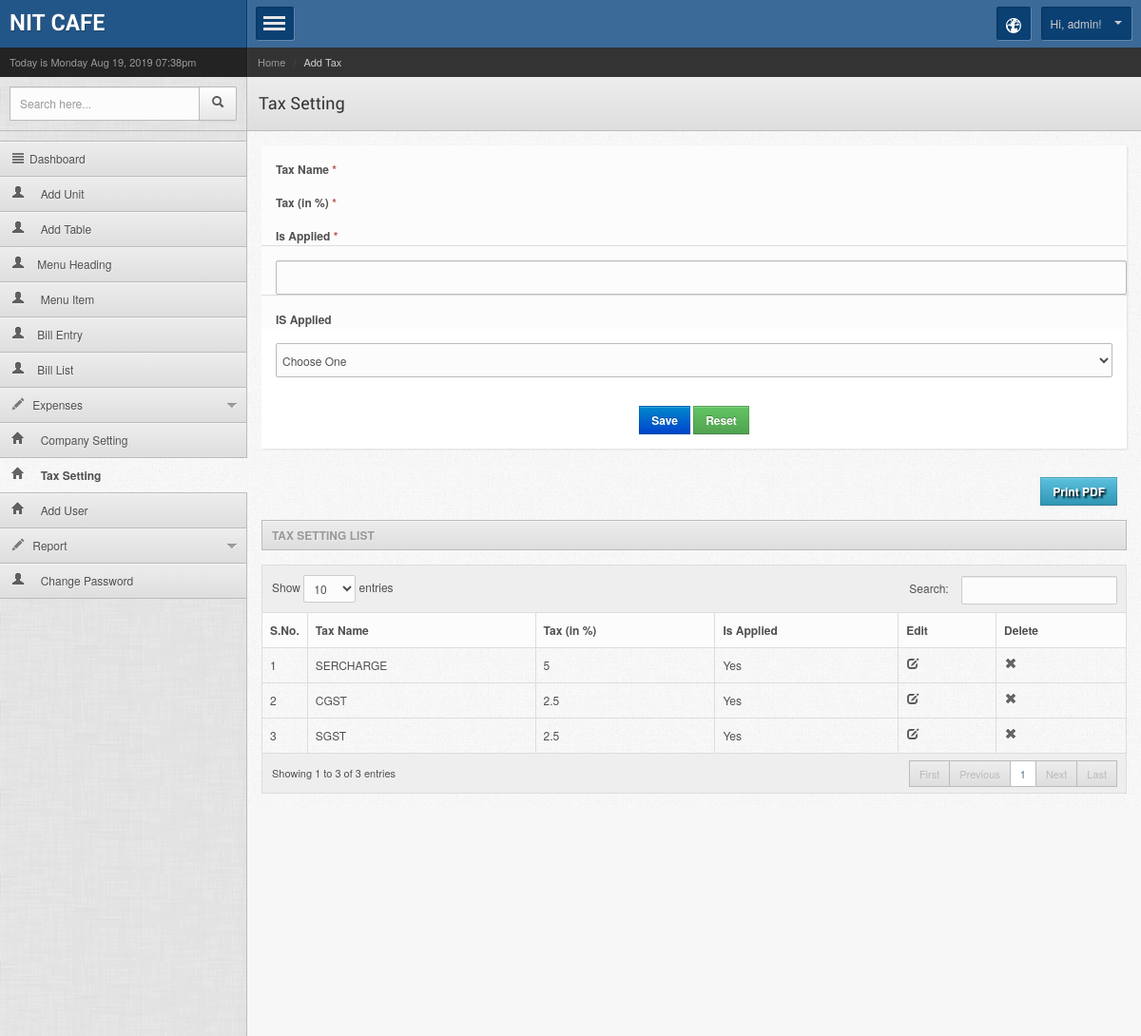
/admin/2.php (signed in), run on the app's committed database.
### tables this page shows
CREATE TABLE IF NOT EXISTS `company_setting` (
  `compid` int(11) NOT NULL AUTO_INCREMENT,
  `comp_name` varchar(100) NOT NULL,
  `gstno` varchar(100) NOT NULL,
  `landlineno` varchar(100) NOT NULL,
  `mobile` varchar(50) NOT NULL,
  `mobile2` varchar(10) NOT NULL,
  `address` text NOT NULL,
  `address2` text NOT NULL,
  `email_id` varchar(100) NOT NULL,
  `email1` varchar(200) NOT NULL,
  `email2` varchar(200) NOT NULL,
  `term_cond` text NOT NULL,
  `ipaddress` varchar(25) NOT NULL,
  `createdate` datetime NOT NULL,
  `lastupdated` datetime NOT NULL,
  PRIMARY KEY (`compid`)
);

CREATE TABLE IF NOT EXISTS `user` (
  `userid` int(11) NOT NULL AUTO_INCREMENT,
  `username` varchar(100) NOT NULL,
  `password` varchar(50) NOT NULL,
  `usertype` varchar(10) NOT NULL,
  `enable` varchar(20) NOT NULL,
  `createdby` int(11) NOT NULL,
  `ipaddress` varchar(30) NOT NULL,
  `createdate` datetime NOT NULL,
  PRIMARY KEY (`userid`)
);

CREATE TABLE IF NOT EXISTS `tax_setting` (
  `tax_id` int(11) NOT NULL AUTO_INCREMENT,
  `tax_name` varchar(100) NOT NULL,
  `tax` float NOT NULL,
  `is_applicable` int(11) NOT NULL COMMENT '0=no, 1=yes',
  `createdby` int(11) NOT NULL,
  `ipaddress` int(11) NOT NULL,
  `lastupdated` date NOT NULL,
  `createdate` date NOT NULL,
  PRIMARY KEY (`tax_id`)
);

### adminsession.php (called while the page is built, shortened)
<?php
if(isset($_SESSION['usertype']) && $_SESSION['usertype'] != "" && isset($_SESSION['userid']) && $_SESSION['userid'] != "")
	{
		include_once("lib/getval.php");
		$cmn = new Comman();
		$loginid = $_SESSION['userid'];
	}
else
	echo "<script>location='../index.php?msg=invalid' </script>" ;
?>

### lib/getval.php (called while the page is built, shortened)
<?php
class Comman {
function getvalfield($table,$field,$where)
{
	$sql = "select $field from $table where $where";
	$getvalue = mysql_query($sql);
	$getval = mysql_fetch_row($getvalue);
	return $getval[0];
}
}
?>

### admin/2.php (the view, shortened to what this page needs)
<?php include("../adminsession.php");
$pagename = "tax_setting.php";
$module = "Add Tax";
$submodule = "Tax Setting";
$btn_name = "Save";
?>
<!DOCTYPE html>
<head>
<?php include("inc/top_files.php"); ?>
</head>
<body>
<div class="mainwrapper">
    <?php include("inc/left_menu.php"); ?>
   <div class="rightpanel">
    	<?php include("inc/header.php"); ?>
        <div class="maincontent">
        	<div class="contentinner">
                <div class="widgetcontent  shadowed nopadding">
                    <form class="stdform stdform2" method="post" action="">
                            <p>
                                <label>Tax Name <span class="text-error">*</span></label>
                                <label>Tax (in %) <span class="text-error">*</span></label>
                                <label>Is Applied <span class="text-error">*</span></label>
                            </p>
                             <p>
                                <label> <input type="text" name="tax" id="tax" class="input-xxlarge" value="<?php echo $tax;?>" autofocus /> </label>
                            </p>
                             <p>
                                <label>IS Applied</label>
                                <span class="field">
                                <select name="is_applicable" id="is_applicable" class="input-xxlarge ">
                            	<option value="">Choose One</option>
                            </select>
                                 </span>
                            </p>
                          <center> <p class="stdformbutton">
                                <button  type="submit" name="submit" class="btn btn-primary" onClick="return checkinputmaster('tax_name,tax nu,is_applicable'); ">
								<?php echo $btn_name; ?></button>
                                <a href="master_item.php"  name="reset" id="reset" class="btn btn-success">Reset</a>
                            </p> </center>
                        </form>
                    </div>
                    <p align="right" style="margin-top:7px; margin-right:10px;"> <a href="pdf_item.php" class="btn btn-info" target="_blank">
                    <span style="font-weight:bold;text-shadow: 2px 2px 2px #000; color:#FFF">Print PDF</span></a></p>
                <h4 class="widgettitle"><?php echo $submodule; ?> List</h4>
            	<table class="table table-bordered" id="dyntable">
                    <colgroup>
                        <col class="con0" style="align: center; width: 4%" />
                        <col class="con1" />
                        <col class="con0" />
                        <col class="con1" />
                        <col class="con0" />
                        <col class="con1" />
                    </colgroup>
                    <thead>
                        <tr>
                          	<th class="head0 nosort">S.No.</th>
                            <th class="head0">Tax Name</th>
                            <th class="head0">Tax (in %)</th>
                            <th class="head0">Is Applied</th>
                            <th class="head0">Edit</th>
                            <th class="head0">Delete</th>
                        </tr>
                    </thead>
                    <tbody>
                               <?php
									$slno=1;
									$sql_get = mysql_query("select * from tax_setting where 1=1 order by tax_id desc");
									while($row_get = mysql_fetch_assoc($sql_get))
									{
										$is_applicable =$row_get['is_applicable'];
										if($is_applicable==1)
										{
											$is_applicable="Yes";
										}
										else
										{
											$is_applicable="No";
										}
									   ?> <tr>
                                                <td><?php echo $slno++; ?></td>
                                                <td><?php echo $row_get['tax_name']; ?></td>
                                                <td><?php echo $row_get['tax']; ?></td>
                                                <td><?php echo $is_applicable; ?></td>
                              					<td><a class='icon-edit' title="Edit" href='?tax_id=<?php echo  $row_get['tax_id'] ; ?>'></a></td>
                                                <td>
                                                <a class='icon-remove' title="Delete" onclick='funDel(<?php echo  $row_get['tax_id']; ?>);' style='cursor:pointer'></a>
                                                </td>
                        </tr>
                        <?php
						}
						?>
                    </tbody>
                </table>
            </div>
        </div>
    </div>
</div>
</body>
</html>

### admin/inc/left_menu.php (shortened to what this page needs)
<div class="leftpanel">
        <div class="logopanel">
        	<h1><a href="index.php"><?php echo $cmn->getvalfield("company_setting","comp_name","1=1"); ?></a></h1>
        </div>
        <div class="datewidget">Today is <?php echo date('l M d, Y h:ia'); ?> </div>
    	<div class="searchwidget">
        	<form action="" method="post">
            	<div class="input-append">
                    <input type="text" class="span2 search-query" placeholder="Search here...">
                    <button type="submit" class="btn"><span class="icon-search"></span></button>
                </div>
            </form>
        </div>
<?php
$sqlgettable1=mysql_query("select * from m_table order by table_id");
$rowgettable1=mysql_fetch_assoc($sqlgettable1);
$tableno1=$rowgettable1['table_id'];
 ?>
        <div class="leftmenu">
            <ul class="nav nav-tabs nav-stacked" id="mymenu">
              <li <?php if($pagename == "index.php") { ?>class="active" <?php } ?>><a href="index.php"><span class="icon-align-justify"></span>Dashboard</a></li>
                <li <?php if($pagename == "master_unit.php") { ?>class="active" <?php } ?>><a href="master_unit.php"><i class="icon-user"></i>
                  &nbsp;&nbsp;&nbsp;
                 Add Unit</a></li>
                 <li <?php if($pagename == "master_add_table.php") { ?>class="active" <?php } ?>><a href="master_add_table.php"><i class="icon-user"></i>
                  &nbsp;&nbsp;&nbsp;
                 Add Table</a></li>
                 <li <?php if($pagename == "master_pcat.php") { ?>class="active" <?php } ?>><a href="master_pcat.php"><i class="icon-user"></i>&nbsp;&nbsp;&nbsp;
                 Menu Heading </a></li>
                  <li <?php if($pagename == "master_product.php") { ?>class="active" <?php } ?>><a href="master_product.php"><i class="icon-user"></i>
                  &nbsp;&nbsp;&nbsp;
                Menu Item </a></li>
                <li <?php if($pagename == "in-entry.php") { ?>class="active" <?php } ?>><a href="in-entry.php?table_id=<?php echo $tableno1; ?>"><i class="icon-user"></i>&nbsp;&nbsp;&nbsp;
                Bill Entry</a></li>
                <li <?php if($pagename == "bill_report_list.php") { ?>class="active" <?php } ?>><a href="bill_report_list.php"><i class="icon-user"></i>&nbsp;&nbsp;&nbsp;
                Bill List</a></li>
                <li class="dropdown  <?php if($pagename == "master_expanse_group.php" || $pagename == "expanse.php") { ?>active <?php } ?>"><a href="#"><span class="icon-pencil"></span> Expenses</a>
                </li>
               <li <?php if($pagename == "company_setting.php") { ?>class="active" <?php } ?>><a href="company_setting.php"><i class="icon-home"></i>
                  &nbsp;&nbsp;&nbsp;
                 Company Setting </a></li>
                  <li <?php if($pagename == "tax_setting.php") { ?>class="active" <?php } ?>><a href="tax_setting.php"><i class="icon-home"></i>
                  &nbsp;&nbsp;&nbsp;
                 Tax Setting</a></li>
                <li <?php if($pagename == "master_user.php") { ?>class="active" <?php } ?>><a href="master_user.php"><i class="icon-home"></i>
                  &nbsp;&nbsp;&nbsp;
                Add User	</a></li>
                <li class="dropdown  <?php if($pagename == "bill_report_list.php" || $pagename == "payment_receiving.php" || $pagename == "expanse_report.php") { ?>active <?php } ?>"><a href="#"><span class="icon-pencil"></span> Report</a>
                </li>
                <li <?php if($pagename == "changepassword.php" ) { ?>class="active" <?php } ?>><a href="changepassword.php"><i class="icon-user"></i>
                &nbsp;&nbsp;&nbsp;
                 Change Password</a></li>
            </ul>
        </div>
    </div>

### admin/inc/header.php (shortened to what this page needs)
<div class="headerpanel">
       	<a href="#" class="showmenu"></a>
           <div class="headerright">
           	<div class="dropdown notification">
                   <a class="dropdown-toggle" data-toggle="dropdown" data-target="#" href="http://themetrace.com/page.html">
                   	<span class="iconsweets-globe iconsweets-white"></span>
                   </a>
               </div>
   			<div class="dropdown userinfo">
                   <a class="dropdown-toggle" data-toggle="dropdown" data-target="#" href="">Hi, <?php echo $cmn->getvalfield("user","username ","userid = '$loginid' "); ?>! <b class="caret"></b></a>
               </div>
           </div>
   	</div>
       <div class="breadcrumbwidget">
       	<ul class="breadcrumb">
               <li><a href="">Home</a> <span class="divider">/</span></li>
               <li class="active"><?php echo $module; ?></li>
           </ul>
       </div>
     	<div class="pagetitle">
       	<h1><?php echo $submodule; ?>
            </h1>
       </div>

### data on the page
company_setting: comp_name "NIT CAFE"
user: username "admin"
tax_setting: tax_name "SERCHARGE", tax "5", is_applicable "Yes"
tax_setting: tax_name "CGST", tax "2.5", is_applicable "Yes"
tax_setting: tax_name "SGST", tax "2.5", is_applicable "Yes"

### other printed values
$module "Add Tax"
$submodule "Tax Setting"
$btn_name "Save"
$submodule "TAX SETTING"
